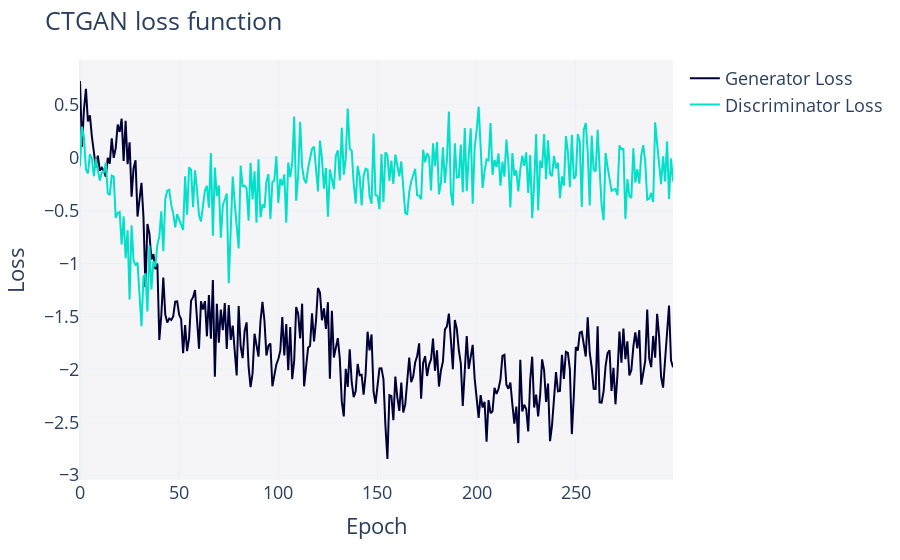

Here is the notebook cell this chart was saved with:
### Code cell
synthesizer.get_loss_values_plot()

### Figure 1 — Plotly figure (JSON) as saved in the notebook; plotly's stock layout.template omitted (floating-point values rounded to 4 significant figures; data arrays with more than 128 entries replaced by an {"elided": "..."} marker saying what was removed)
{"data": [{"hovertemplate": "variable=Generator Loss<br>Epoch=%{x}<br>value=%{y}<extra></extra>", "legendgroup": "Generator Loss", "line": {"color": "#000036", "dash": "solid"}, "marker": {"symbol": "circle"}, "mode": "lines", "name": "Generator Loss", "orientation": "v", "showlegend": true, "type": "scatter", "x": {"elided": "300 int values"}, "xaxis": "x", "y": {"elided": "300 float values"}, "yaxis": "y"}, {"hovertemplate": "variable=Discriminator Loss<br>Epoch=%{x}<br>value=%{y}<extra></extra>", "legendgroup": "Discriminator Loss", "line": {"color": "#01E0C9", "dash": "solid"}, "marker": {"symbol": "circle"}, "mode": "lines", "name": "Discriminator Loss", "orientation": "v", "showlegend": true, "type": "scatter", "x": {"elided": "300 int values"}, "xaxis": "x", "y": {"elided": "300 float values"}, "yaxis": "y"}], "layout": {"autosize": true, "font": {"size": 18}, "legend": {"orientation": "v", "title": {"text": ""}, "tracegroupgap": 0}, "margin": {"t": 60}, "plot_bgcolor": "#F5F5F8", "title": {"text": "CTGAN loss function"}, "xaxis": {"anchor": "y", "autorange": true, "domain": [0, 1], "range": [0, 299], "title": {"text": "Epoch"}, "type": "linear"}, "yaxis": {"anchor": "x", "autorange": true, "domain": [0, 1], "range": [-3.046, 0.9239], "title": {"text": "Loss"}, "type": "linear"}}}
